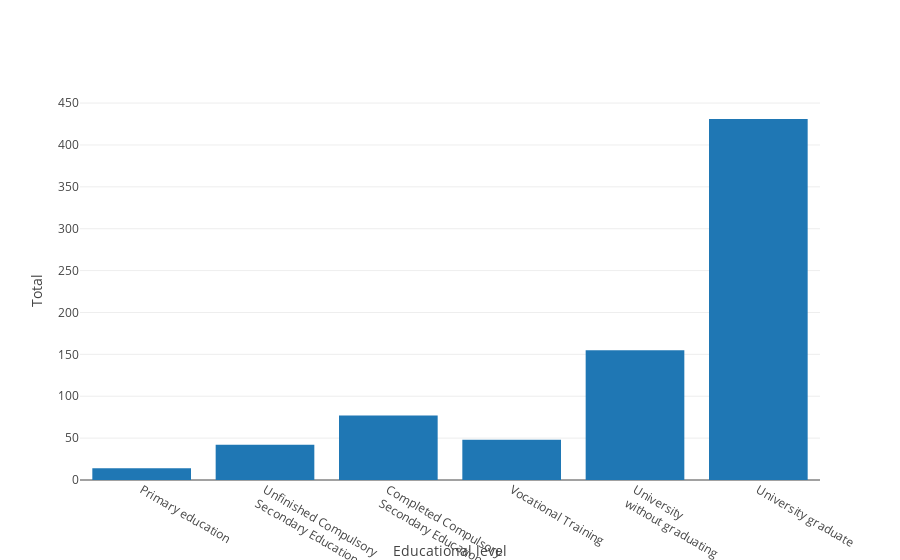

Notebook code for this chart:
### Code cell
display(data_complete_en['Gender'].describe())
display(data_complete_en['Gender'].value_counts())


display(data_complete_en['Educational level'].value_counts())

labels_edulevel = ['Primary education', 'Unfinished Compulsory<br>Secondary Education',
                   'Completed Compulsory<br>Secondary Education', 'Vocational Training', 'University <br>without graduating', 'University graduate']
tickvals_edulevel = ['0', '1', '2', '3', '4', '5']

data4 = [go.Bar(x=data_complete_en['Educational level'].unique(),
                y=data_complete_en['Educational level'].value_counts(),
                name='Educational level')]
layout4 = go.Layout(
    xaxis=go.layout.XAxis(
        ticktext=labels_edulevel,
        tickvals=tickvals_edulevel,
        title='Educational level'
    ),
    yaxis=go.layout.YAxis(
        title="Total"),
    bargap=0.2,
)
fig4 = go.Figure(data=data4, layout=layout4)
iplot(fig4)
plt.show()

### Figure 1 — Plotly figure (JSON) as saved in the notebook; plotly's stock layout.template omitted (floating-point values rounded to 4 significant figures)
{"data": [{"name": "Educational level", "type": "bar", "uid": "150de932-c015-4149-bed2-28a6b8a2db7e", "x": [5, 4, 2, 3, 1, 0], "y": [431, 155, 77, 48, 42, 14]}], "layout": {"bargap": 0.2, "xaxis": {"ticktext": ["Primary education", "Unfinished Compulsory<br>Secondary Education", "Completed Compulsory<br>Secondary Education", "Vocational Training", "University <br>without graduating", "University graduate"], "tickvals": ["0", "1", "2", "3", "4", "5"], "title": {"text": "Educational level"}}, "yaxis": {"title": {"text": "Total"}}}}
